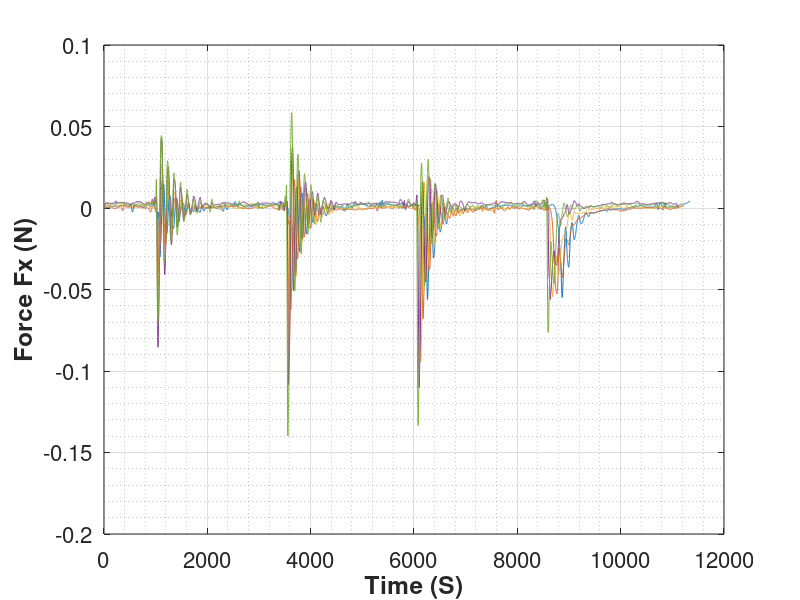
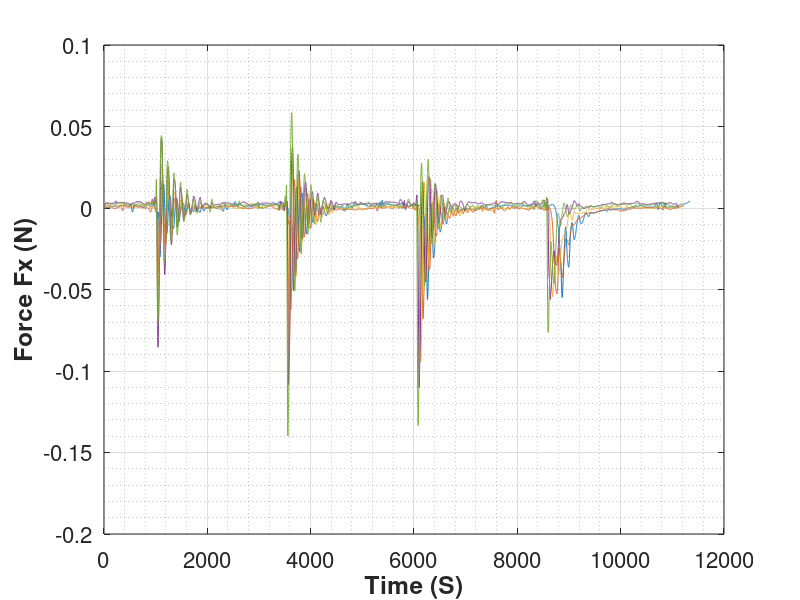
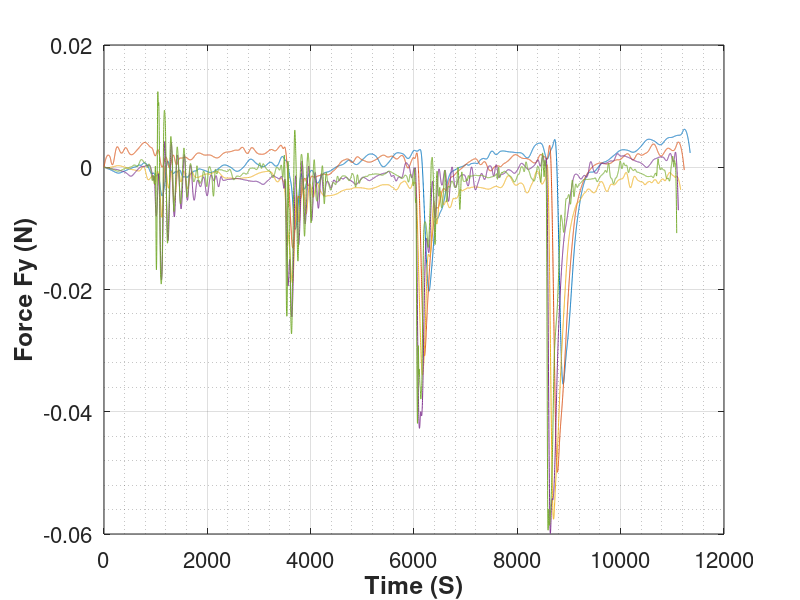
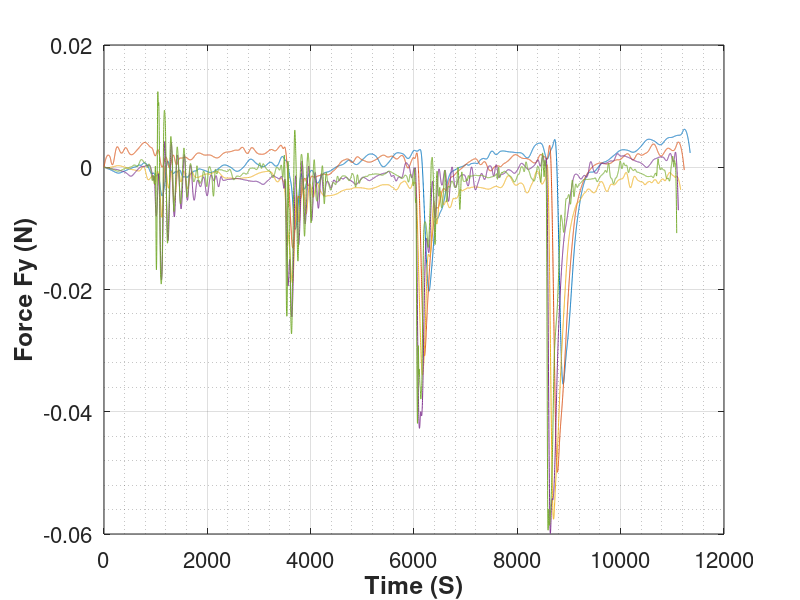

Recreate these plots in MATLAB, in order.
clear variables

load('Force_Torque_125.mat','SSFx_125','SSFy_125','SSFz_125','SSTx_125','SSTy_125','SSTz_125');
load('Force_Torque_150.mat','SSFx_150','SSFy_150','SSFz_150','SSTx_150','SSTy_150','SSTz_150');
load('Force_Torque_175.mat','SSFx_175','SSFy_175','SSFz_175','SSTx_175','SSTy_175','SSTz_175');
load('Force_Torque_200.mat','SSFx_200','SSFy_200','SSFz_200','SSTx_200','SSTy_200','SSTz_200');
load('Force_Torque_225.mat','SSFx_225','SSFy_225','SSFz_225','SSTx_225','SSTy_225','SSTz_225');
load('Force_Torque_250.mat','SSFx_250','SSFy_250','SSFz_250','SSTx_250','SSTy_250','SSTz_250');

% plot(SSFx_125);hold on;plot(SSFy_125);plot(SSFz_125);hold off
% plot(SSTx_125);hold on;plot(SSTy_125);plot(SSTz_125);hold off
% 
% plot(SSFx_125);hold on;plot(SSFx_150);plot(SSFx_175);plot(SSFx_200);plot(SSFx_225);plot(SSFx_250);hold off

SSFx_125_mod = SSFx_125-SSFx_125(1);
SSFx_150_mod = SSFx_150-SSFx_150(1);
SSFx_175_mod = SSFx_175-SSFx_175(1);
SSFx_200_mod = SSFx_200-SSFx_200(1);
SSFx_225_mod = SSFx_225-SSFx_225(1);
SSFx_250_mod = SSFx_250-SSFx_250(1);

SSFy_125_mod = SSFy_125-SSFy_125(1);
SSFy_150_mod = SSFy_150-SSFy_150(1);
SSFy_175_mod = SSFy_175-SSFy_175(1);
SSFy_200_mod = SSFy_200-SSFy_200(1);
SSFy_225_mod = SSFy_225-SSFy_225(1);
SSFy_250_mod = SSFy_250-SSFy_250(1);

SSFz_125_mod = SSFz_125-SSFz_125(1);
SSFz_150_mod = SSFz_150-SSFz_150(1);
SSFz_175_mod = SSFz_175-SSFz_175(1);
SSFz_200_mod = SSFz_200-SSFz_200(1);
SSFz_225_mod = SSFz_225-SSFz_225(1);
SSFz_250_mod = SSFz_250-SSFz_250(1);

SSTx_125_mod = SSTx_125-SSTx_125(1);
SSTx_150_mod = SSTx_150-SSTx_150(1);
SSTx_175_mod = SSTx_175-SSTx_175(1);
SSTx_200_mod = SSTx_200-SSTx_200(1);
SSTx_225_mod = SSTx_225-SSTx_225(1);
SSTx_250_mod = SSTx_250-SSTx_250(1);

SSTy_125_mod = SSTy_125-SSTy_125(1);
SSTy_150_mod = SSTy_150-SSTy_150(1);
SSTy_175_mod = SSTy_175-SSTy_175(1);
SSTy_200_mod = SSTy_200-SSTy_200(1);
SSTy_225_mod = SSTy_225-SSTy_225(1);
SSTy_250_mod = SSTy_250-SSTy_250(1);

SSTz_125_mod = SSTz_125-SSTz_125(1);
SSTz_150_mod = SSTz_150-SSTz_150(1);
SSTz_175_mod = SSTz_175-SSTz_175(1);
SSTz_200_mod = SSTz_200-SSTz_200(1);
SSTz_225_mod = SSTz_225-SSTz_225(1);
SSTz_250_mod = SSTz_250-SSTz_250(1);
%%%%%%%%%%%%%%%%%%%%%%%%%%%%%%%%%%%%%%%%%%%%%%%%%%%%%%%%%
%%%%%%%%%%%%%%%%%%%%%%%%%%%%%%%%%%%%%%%%%%%%%%%%%%%%%%%%%
figure(1);
%plot(SSFx_125_mod,'color','#7E2F8E','Linewidth',0.7)
plot(SSFx_150_mod,'color','#0072BD','Linewidth',0.7)
hold on
plot(SSFx_175_mod,'color','#D95319','Linewidth',0.7)
plot(SSFx_200_mod,'color','#EDB120','Linewidth',0.7)
plot(SSFx_225_mod,'color','#7E2F8E','Linewidth',0.7)
plot(SSFx_250_mod,'color','#77AC30','Linewidth',0.7)
hold off
%legend({'SPD1','SPD2','SPD3','SPD4','SPD5'},'Location','NW','NumColumns',1,'FontSize',16,'FontWeight','bold')
%legend('boxoff')
xlabel('Time (S)','FontSize',16,'FontWeight','bold')
ylabel('Force Fx (N)','FontSize',16,'FontWeight','bold')
set(gca,'FontSize',16)
%title('Force X')

grid on
grid minor
print('-f1','ForceX','-depsc')
savefig(figure(1),'ForceX.fig')
%%%%%%%%%%%%%%%%%%%%%%%%%%%%%%%%%%%%%%%%%%%%%%%%%%%%%%%%%
%%%%%%%%%%%%%%%%%%%%%%%%%%%%%%%%%%%%%%%%%%%%%%%%%%%%%%%%%
figure(2);
%plot(SSFy_125_mod,'color','#7E2F8E','Linewidth',0.7)
plot(SSFy_150_mod,'color','#0072BD','Linewidth',0.7)
hold on
plot(SSFy_175_mod,'color','#D95319','Linewidth',0.7)
plot(SSFy_200_mod,'color','#EDB120','Linewidth',0.7)
plot(SSFy_225_mod,'color','#7E2F8E','Linewidth',0.7)
plot(SSFy_250_mod,'color','#77AC30','Linewidth',0.7)
hold off
%legend({'SPD1','SPD2','SPD3','SPD4','SPD5'},'Location','NW','NumColumns',1,'FontSize',16,'FontWeight','bold')
%legend('boxoff')
xlabel('Time (S)','FontSize',16,'FontWeight','bold')
ylabel('Force Fy (N)','FontSize',16,'FontWeight','bold')
set(gca,'FontSize',16)
%title('Force X')

grid on
grid minor
print('-f2','ForceY','-depsc')
savefig(figure(2),'ForceY.fig')
%%%%%%%%%%%%%%%%%%%%%%%%%%%%%%%%%%%%%%%%%%%%%%%%%%%%%%%%%
%%%%%%%%%%%%%%%%%%%%%%%%%%%%%%%%%%%%%%%%%%%%%%%%%%%%%%%%%
figure(3);
%plot(SSFz_125_mod,'color','#7E2F8E','Linewidth',0.7)
plot(SSFz_150_mod,'color','#0072BD','Linewidth',0.7)
hold on
plot(SSFz_175_mod,'color','#D95319','Linewidth',0.7)
plot(SSFz_200_mod,'color','#EDB120','Linewidth',0.7)
plot(SSFz_225_mod,'color','#7E2F8E','Linewidth',0.7)
plot(SSFz_250_mod,'color','#77AC30','Linewidth',0.7)
hold off
%legend({'SPD1','SPD2','SPD3','SPD4','SPD5'},'Location','NW','NumColumns',1,'FontSize',16,'FontWeight','bold')
%legend('boxoff')
xlabel('Time (S)','FontSize',16,'FontWeight','bold')
ylabel('Force Fz (N)','FontSize',16,'FontWeight','bold')
set(gca,'FontSize',16)
%title('Force X')

grid on
grid minor
print('-f3','ForceZ','-depsc')
savefig(figure(3),'ForceZ.fig')
%%%%%%%%%%%%%%%%%%%%%%%%%%%%%%%%%%%%%%%%%%%%%%%%%%%%%%%%%
%%%%%%%%%%%%%%%%%%%%%%%%%%%%%%%%%%%%%%%%%%%%%%%%%%%%%%%%%
%%%%%%%%%%%%%%%%%%%%%%%%%%%%%%%%%%%%%%%%%%%%%%%%%%%%%%%%%
%%%%%%%%%%%%%%%%%%%%%%%%%%%%%%%%%%%%%%%%%%%%%%%%%%%%%%%%%
figure(4);
%plot(SSTx_125_mod,'color','#7E2F8E','Linewidth',0.7)
plot(SSTx_150_mod,'color','#0072BD','Linewidth',0.7)
hold on
plot(SSTx_175_mod,'color','#D95319','Linewidth',0.7)
plot(SSTx_200_mod,'color','#EDB120','Linewidth',0.7)
plot(SSTx_225_mod,'color','#7E2F8E','Linewidth',0.7)
plot(SSTx_250_mod,'color','#77AC30','Linewidth',0.7)
hold off
%legend({'SPD1','SPD2','SPD3','SPD4','SPD5'},'Location','NW','NumColumns',1,'FontSize',16,'FontWeight','bold')
%legend('boxoff')
xlabel('Time (S)','FontSize',16,'FontWeight','bold')
ylabel('Torque Tx (N mm)','FontSize',16,'FontWeight','bold')
set(gca,'FontSize',16)
%title('Torque X')

grid on
grid minor
print('-f4','TorqueX','-depsc')
savefig(figure(4),'TorqueX.fig')
%%%%%%%%%%%%%%%%%%%%%%%%%%%%%%%%%%%%%%%%%%%%%%%%%%%%%%%%%
%%%%%%%%%%%%%%%%%%%%%%%%%%%%%%%%%%%%%%%%%%%%%%%%%%%%%%%%%
figure(5);
%plot(SSTy_125_mod,'color','#7E2F8E','Linewidth',0.7)
plot(SSTy_150_mod,'color','#0072BD','Linewidth',0.7)
hold on
plot(SSTy_175_mod,'color','#D95319','Linewidth',0.7)
plot(SSTy_200_mod,'color','#EDB120','Linewidth',0.7)
plot(SSTy_225_mod,'color','#7E2F8E','Linewidth',0.7)
plot(SSTy_250_mod,'color','#77AC30','Linewidth',0.7)
hold off
%legend({'SPD1','SPD2','SPD3','SPD4','SPD5'},'Location','NW','NumColumns',1,'FontSize',16,'FontWeight','bold')
%legend('boxoff')
xlabel('Time (S)','FontSize',16,'FontWeight','bold')
ylabel('Torque Ty (N mm)','FontSize',16,'FontWeight','bold')
set(gca,'FontSize',16)
%title('Torque X')

grid on
grid minor
print('-f5','TorqueY','-depsc')
savefig(figure(5),'TorqueY.fig')
%%%%%%%%%%%%%%%%%%%%%%%%%%%%%%%%%%%%%%%%%%%%%%%%%%%%%%%%%
%%%%%%%%%%%%%%%%%%%%%%%%%%%%%%%%%%%%%%%%%%%%%%%%%%%%%%%%%
figure(6);
%plot(SSTz_125_mod,'color','#7E2F8E','Linewidth',0.7)
plot(SSTz_150_mod,'color','#0072BD','Linewidth',0.7)
hold on
plot(SSTz_175_mod,'color','#D95319','Linewidth',0.7)
plot(SSTz_200_mod,'color','#EDB120','Linewidth',0.7)
plot(SSTz_225_mod,'color','#7E2F8E','Linewidth',0.7)
plot(SSTz_250_mod,'color','#77AC30','Linewidth',0.7)
hold off
%legend({'SPD1','SPD2','SPD3','SPD4','SPD5'},'Location','NW','NumColumns',1,'FontSize',16,'FontWeight','bold')
%legend('boxoff')
xlabel('Time (S)','FontSize',16,'FontWeight','bold')
ylabel('Torque Tz (N mm)','FontSize',16,'FontWeight','bold')
set(gca,'FontSize',16)
%title('Torque X')

grid on
grid minor
print('-f6','TorqueZ','-depsc')
savefig(figure(6),'TorqueZ.fig')
%%%%%%%%%%%%%%%%%%%%%%%%%%%%%%%%%%%%%%%%%%%%%%%%%%%%%%%%%
%%%%%%%%%%%%%%%%%%%%%%%%%%%%%%%%%%%%%%%%%%%%%%%%%%%%%%%%%
%           Fxyz
%%%%%%%%%%%%%%%%%%%%%%%%%%%%%%%%%%%%%%%%%%%%%%%%%%%%%%%%%
%%%%%%%%%%%%%%%%%%%%%%%%%%%%%%%%%%%%%%%%%%%%%%%%%%%%%%%%%
figure(7);
%plot(SSTz_125_mod,'color','#7E2F8E','Linewidth',0.7)
plot(SSFx_150_mod,'color','#7E2F8E','Linewidth',0.7)
hold on
plot(SSFy_150_mod,'color','#EDB120','Linewidth',1)
plot(SSFz_150_mod,'color','#0072BD','Linewidth',0.7)
hold off
%legend({'SPD1','SPD2','SPD3','SPD4','SPD5'},'Location','NW','NumColumns',1,'FontSize',16,'FontWeight','bold')
%legend('boxoff')
xlabel('Time (S)','FontSize',16,'FontWeight','bold')
ylabel('Force Fx/Fy/Fz (N)','FontSize',16,'FontWeight','bold')
set(gca,'FontSize',16)
%title('Torque X')

grid on
grid minor
print('-f7','Force_xyz_150','-depsc')
savefig(figure(7),'Force_xyz_150.fig')
%%%%%%%%%%%%%%%%%%%%%%%%%%%%%%%%%%%%%%%%%%%%%%%%%%%%%%%%%
%%%%%%%%%%%%%%%%%%%%%%%%%%%%%%%%%%%%%%%%%%%%%%%%%%%%%%%%%
figure(8);
%plot(SSTz_125_mod,'color','#7E2F8E','Linewidth',0.7)
plot(SSFx_175_mod,'color','#7E2F8E','Linewidth',0.7)
hold on
plot(SSFy_175_mod,'color','#EDB120','Linewidth',1)
plot(SSFz_175_mod,'color','#0072BD','Linewidth',0.7)
hold off
%legend({'SPD1','SPD2','SPD3','SPD4','SPD5'},'Location','NW','NumColumns',1,'FontSize',16,'FontWeight','bold')
%legend('boxoff')
xlabel('Time (S)','FontSize',16,'FontWeight','bold')
ylabel('Force Fx/Fy/Fz (N)','FontSize',16,'FontWeight','bold')
set(gca,'FontSize',16)
%title('Torque X')

grid on
grid minor
print('-f8','Force_xyz_175','-depsc')
savefig(figure(8),'Force_xyz_175.fig')
%%%%%%%%%%%%%%%%%%%%%%%%%%%%%%%%%%%%%%%%%%%%%%%%%%%%%%%%%
%%%%%%%%%%%%%%%%%%%%%%%%%%%%%%%%%%%%%%%%%%%%%%%%%%%%%%%%%
figure(9);
%plot(SSTz_125_mod,'color','#7E2F8E','Linewidth',0.7)
plot(SSFx_200_mod,'color','#7E2F8E','Linewidth',0.7)
hold on
plot(SSFy_200_mod,'color','#EDB120','Linewidth',1)
plot(SSFz_200_mod,'color','#0072BD','Linewidth',0.7)
hold off
%legend({'SPD1','SPD2','SPD3','SPD4','SPD5'},'Location','NW','NumColumns',1,'FontSize',16,'FontWeight','bold')
%legend('boxoff')
xlabel('Time (S)','FontSize',16,'FontWeight','bold')
ylabel('Force Fx/Fy/Fz (N)','FontSize',16,'FontWeight','bold')
set(gca,'FontSize',16)
%title('Torque X')

grid on
grid minor
print('-f9','Force_xyz_200','-depsc')
savefig(figure(9),'Force_xyz_200.fig')
%%%%%%%%%%%%%%%%%%%%%%%%%%%%%%%%%%%%%%%%%%%%%%%%%%%%%%%%%
%%%%%%%%%%%%%%%%%%%%%%%%%%%%%%%%%%%%%%%%%%%%%%%%%%%%%%%%%
figure(10);
%plot(SSTz_125_mod,'color','#7E2F8E','Linewidth',0.7)
plot(SSFx_225_mod,'color','#7E2F8E','Linewidth',0.7)
hold on
plot(SSFy_225_mod,'color','#EDB120','Linewidth',1)
plot(SSFz_225_mod,'color','#0072BD','Linewidth',0.7)
hold off
%legend({'SPD1','SPD2','SPD3','SPD4','SPD5'},'Location','NW','NumColumns',1,'FontSize',16,'FontWeight','bold')
%legend('boxoff')
xlabel('Time (S)','FontSize',16,'FontWeight','bold')
ylabel('Force Fx/Fy/Fz (N)','FontSize',16,'FontWeight','bold')
set(gca,'FontSize',16)
%title('Torque X')

grid on
grid minor
print('-f10','Force_xyz_225','-depsc')
savefig(figure(10),'Force_xyz_225.fig')
%%%%%%%%%%%%%%%%%%%%%%%%%%%%%%%%%%%%%%%%%%%%%%%%%%%%%%%%%
%%%%%%%%%%%%%%%%%%%%%%%%%%%%%%%%%%%%%%%%%%%%%%%%%%%%%%%%%
figure(11);
%plot(SSTz_125_mod,'color','#7E2F8E','Linewidth',0.7)
plot(SSFx_250_mod,'color','#7E2F8E','Linewidth',0.7)
hold on
plot(SSFy_250_mod,'color','#EDB120','Linewidth',1)
plot(SSFz_250_mod,'color','#0072BD','Linewidth',0.7)
hold off
%legend({'SPD1','SPD2','SPD3','SPD4','SPD5'},'Location','NW','NumColumns',1,'FontSize',16,'FontWeight','bold')
%legend('boxoff')
xlabel('Time (S)','FontSize',16,'FontWeight','bold')
ylabel('Force Fx/Fy/Fz (N)','FontSize',16,'FontWeight','bold')
set(gca,'FontSize',16)
%title('Torque X')

grid on
grid minor
print('-f11','Force_xyz_250','-depsc')
savefig(figure(11),'Force_xyz_250.fig')
%%%%%%%%%%%%%%%%%%%%%%%%%%%%%%%%%%%%%%%%%%%%%%%%%%%%%%%%%
%%%%%%%%%%%%%%%%%%%%%%%%%%%%%%%%%%%%%%%%%%%%%%%%%%%%%%%%%
%           Txyz
%%%%%%%%%%%%%%%%%%%%%%%%%%%%%%%%%%%%%%%%%%%%%%%%%%%%%%%%%
%%%%%%%%%%%%%%%%%%%%%%%%%%%%%%%%%%%%%%%%%%%%%%%%%%%%%%%%%
figure(12);
%plot(SSTz_125_mod,'color','#7E2F8E','Linewidth',0.7)
plot(SSTx_150_mod,'color','#7E2F8E','Linewidth',1)
hold on
plot(SSTy_150_mod,'color','#EDB120','Linewidth',1)
plot(SSTz_150_mod,'color','#0072BD','Linewidth',0.7)
hold off
%legend({'SPD1','SPD2','SPD3','SPD4','SPD5'},'Location','NW','NumColumns',1,'FontSize',16,'FontWeight','bold')
%legend('boxoff')
xlabel('Time (S)','FontSize',16,'FontWeight','bold')
ylabel('Torque Tx/Ty/Tz (N)','FontSize',16,'FontWeight','bold')
set(gca,'FontSize',16)
%title('Torque X')

grid on
grid minor
print('-f12','Torque_xyz_150','-depsc')
savefig(figure(12),'Torque_xyz_150.fig')
%%%%%%%%%%%%%%%%%%%%%%%%%%%%%%%%%%%%%%%%%%%%%%%%%%%%%%%%%
%%%%%%%%%%%%%%%%%%%%%%%%%%%%%%%%%%%%%%%%%%%%%%%%%%%%%%%%%
figure(13);
%plot(SSTz_125_mod,'color','#7E2F8E','Linewidth',0.7)
plot(SSTx_175_mod,'color','#7E2F8E','Linewidth',1)
hold on
plot(SSTy_175_mod,'color','#EDB120','Linewidth',1)
plot(SSTz_175_mod,'color','#0072BD','Linewidth',0.7)
hold off
%legend({'SPD1','SPD2','SPD3','SPD4','SPD5'},'Location','NW','NumColumns',1,'FontSize',16,'FontWeight','bold')
%legend('boxoff')
xlabel('Time (S)','FontSize',16,'FontWeight','bold')
ylabel('Torque Tx/Ty/Tz (N)','FontSize',16,'FontWeight','bold')
set(gca,'FontSize',16)
%title('Torque X')

grid on
grid minor
print('-f13','Torque_xyz_175','-depsc')
savefig(figure(13),'Torque_xyz_175.fig')
%%%%%%%%%%%%%%%%%%%%%%%%%%%%%%%%%%%%%%%%%%%%%%%%%%%%%%%%%
%%%%%%%%%%%%%%%%%%%%%%%%%%%%%%%%%%%%%%%%%%%%%%%%%%%%%%%%%
figure(14);
%plot(SSTz_125_mod,'color','#7E2F8E','Linewidth',0.7)
plot(SSTx_200_mod,'color','#7E2F8E','Linewidth',1)
hold on
plot(SSTy_200_mod,'color','#EDB120','Linewidth',1)
plot(SSTz_200_mod,'color','#0072BD','Linewidth',0.7)
hold off
%legend({'SPD1','SPD2','SPD3','SPD4','SPD5'},'Location','NW','NumColumns',1,'FontSize',16,'FontWeight','bold')
%legend('boxoff')
xlabel('Time (S)','FontSize',16,'FontWeight','bold')
ylabel('Torque Tx/Ty/Tz (N)','FontSize',16,'FontWeight','bold')
set(gca,'FontSize',16)
%title('Torque X')

grid on
grid minor
print('-f14','Torque_xyz_200','-depsc')
savefig(figure(14),'Torque_xyz_200.fig')
%%%%%%%%%%%%%%%%%%%%%%%%%%%%%%%%%%%%%%%%%%%%%%%%%%%%%%%%%
%%%%%%%%%%%%%%%%%%%%%%%%%%%%%%%%%%%%%%%%%%%%%%%%%%%%%%%%%
figure(15);
%plot(SSTz_125_mod,'color','#7E2F8E','Linewidth',0.7)
plot(SSTx_225_mod,'color','#7E2F8E','Linewidth',1)
hold on
plot(SSTy_225_mod,'color','#EDB120','Linewidth',1)
plot(SSTz_225_mod,'color','#0072BD','Linewidth',0.7)
hold off
%legend({'SPD1','SPD2','SPD3','SPD4','SPD5'},'Location','NW','NumColumns',1,'FontSize',16,'FontWeight','bold')
%legend('boxoff')
xlabel('Time (S)','FontSize',16,'FontWeight','bold')
ylabel('Torque Tx/Ty/Tz (N)','FontSize',16,'FontWeight','bold')
set(gca,'FontSize',16)
%title('Torque X')

grid on
grid minor
print('-f15','Torque_xyz_225','-depsc')
savefig(figure(15),'Torque_xyz_225.fig')
%%%%%%%%%%%%%%%%%%%%%%%%%%%%%%%%%%%%%%%%%%%%%%%%%%%%%%%%%
%%%%%%%%%%%%%%%%%%%%%%%%%%%%%%%%%%%%%%%%%%%%%%%%%%%%%%%%%
figure(16);
%plot(SSTz_125_mod,'color','#7E2F8E','Linewidth',0.7)
plot(SSTx_250_mod,'color','#7E2F8E','Linewidth',1)
hold on
plot(SSTy_250_mod,'color','#EDB120','Linewidth',1)
plot(SSTz_250_mod,'color','#0072BD','Linewidth',0.7)
hold off
%legend({'SPD1','SPD2','SPD3','SPD4','SPD5'},'Location','NW','NumColumns',1,'FontSize',16,'FontWeight','bold')
%legend('boxoff')
xlabel('Time (S)','FontSize',16,'FontWeight','bold')
ylabel('Torque Tx/Ty/Tz (N)','FontSize',16,'FontWeight','bold')
set(gca,'FontSize',16)
%title('Torque X')

grid on
grid minor
print('-f16','Torque_xyz_250','-depsc')
savefig(figure(16),'Torque_xyz_250.fig')
%%%%%%%%%%%%%%%%%%%%%%%%%%%%%%%%%%%%%%%%%%%%%%%%%%%%%%%%%
%%%%%%%%%%%%%%%%%%%%%%%%%%%%%%%%%%%%%%%%%%%%%%%%%%%%%%%%%
